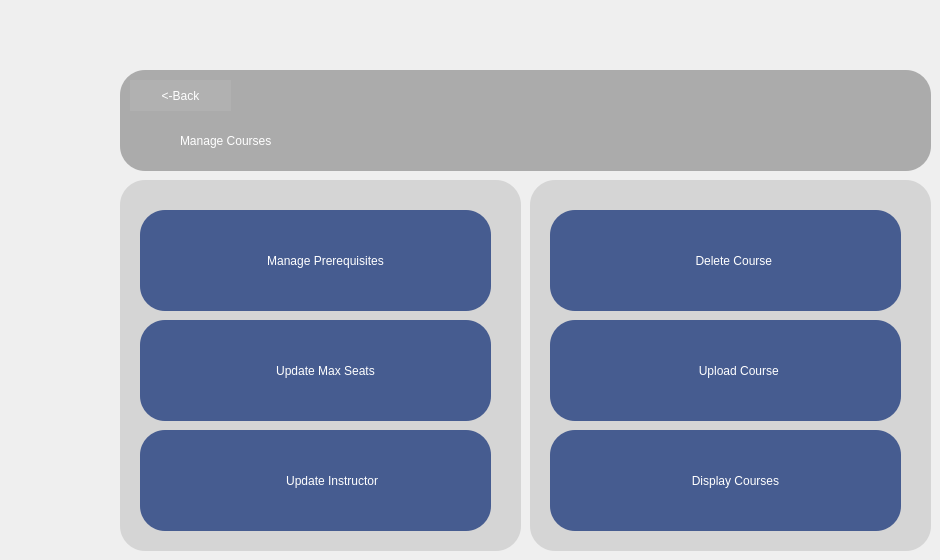
				<widget class="QWidget" name="page_15">
					<widget class="QFrame" name="frame_18">
						<property name="geometry">
							<rect>
								<x>120</x>
								<y>70</y>
								<width>811</width>
								<height>101</height>
							</rect>
						</property>
						<property name="styleSheet">
							<string notr="true">
								background-color: rgb(171, 171, 171);

								border-radius: 25px;
							</string>
						</property>
						<property name="frameShape">
							<enum>QFrame::Shape::StyledPanel</enum>
						</property>
						<property name="frameShadow">
							<enum>QFrame::Shadow::Raised</enum>
						</property>
						<widget class="QLabel" name="label_33">
							<property name="geometry">
								<rect>
									<x>730</x>
									<y>10</y>
									<width>61</width>
									<height>61</height>
								</rect>
							</property>
							<property name="styleSheet">
								<string notr="true">
									font: 700 36pt &quot;Segoe UI&quot;;
									color: rgb(70, 92, 144);
								</string>
							</property>
							<property name="text">
								<string/>
							</property>
							<property name="pixmap">
								<pixmap resource="project01.qrc">:/newPrefix/Screenshot_2025-05-15_005716-removebg-preview.png</pixmap>
							</property>
							<property name="scaledContents">
								<bool>true</bool>
							</property>
						</widget>
						<widget class="QLabel" name="label_34">
							<property name="geometry">
								<rect>
									<x>60</x>
									<y>40</y>
									<width>351</width>
									<height>61</height>
								</rect>
							</property>
							<property name="styleSheet">
								<string notr="true">
									color: rgb(255, 255, 255);
									font: 700 26pt &quot;Segoe UI&quot;;

								</string>
							</property>
							<property name="text">
								<string>Manage Courses</string>
							</property>
						</widget>
						<widget class="QPushButton" name="AdminPortalbackB_12">
							<property name="geometry">
								<rect>
									<x>10</x>
									<y>10</y>
									<width>101</width>
									<height>31</height>
								</rect>
							</property>
							<property name="styleSheet">
								<string notr="true">
									background-color: rgb(177, 177, 177);
									color: rgb(255, 255, 255);
									font: 12pt &quot;Segoe UI&quot;;
								</string>
							</property>
							<property name="text">
								<string>&lt;-Back</string>
							</property>
						</widget>
					</widget>
					<widget class="QFrame" name="frame_19">
						<property name="geometry">
							<rect>
								<x>120</x>
								<y>180</y>
								<width>401</width>
								<height>371</height>
							</rect>
						</property>
						<property name="styleSheet">
							<string notr="true">
								background-color: rgb(213, 213, 213);
								border-radius: 25px;
							</string>
						</property>
						<property name="frameShape">
							<enum>QFrame::Shape::StyledPanel</enum>
						</property>
						<property name="frameShadow">
							<enum>QFrame::Shadow::Raised</enum>
						</property>
						<widget class="QPushButton" name="pushButton_2">
							<property name="geometry">
								<rect>
									<x>20</x>
									<y>30</y>
									<width>351</width>
									<height>101</height>
								</rect>
							</property>
							<property name="styleSheet">
								<string notr="true">
									background-color: #465c90;
									color: white;
									border: 2px ;
									border-radius: 25px;
									padding: 8px 16px;
									font: 700 18pt &quot;Segoe UI&quot;;
								</string>
							</property>
							<property name="text">
								<string>      Manage Prerequisites</string>
							</property>
						</widget>
						<widget class="QPushButton" name="pushButton_9">
							<property name="geometry">
								<rect>
									<x>20</x>
									<y>140</y>
									<width>351</width>
									<height>101</height>
								</rect>
							</property>
							<property name="styleSheet">
								<string notr="true">
									background-color: #465c90;
									color: white;
									border: 2px ;
									border-radius: 25px;
									padding: 8px 16px;
									font: 700 20pt &quot;Segoe UI&quot;;
								</string>
							</property>
							<property name="text">
								<string>      Update Max Seats</string>
							</property>
						</widget>
						<widget class="QPushButton" name="pushButton_11">
							<property name="geometry">
								<rect>
									<x>20</x>
									<y>250</y>
									<width>351</width>
									<height>101</height>
								</rect>
							</property>
							<property name="styleSheet">
								<string notr="true">
									background-color: #465c90;
									color: white;
									border: 2px ;
									border-radius: 25px;
									padding: 8px 16px;
									font: 700 20pt &quot;Segoe UI&quot;;
								</string>
							</property>
							<property name="text">
								<string>          Update Instructor</string>
							</property>
						</widget>
						<widget class="QLabel" name="label_39">
							<property name="geometry">
								<rect>
									<x>50</x>
									<y>270</y>
									<width>61</width>
									<height>51</height>
								</rect>
							</property>
							<property name="styleSheet">
								<string notr="true">background-color: rgb(70, 92, 144);</string>
							</property>
							<property name="text">
								<string/>
							</property>
							<property name="pixmap">
								<pixmap resource="project01.qrc">:/project01/instructor.png</pixmap>
							</property>
							<property name="scaledContents">
								<bool>true</bool>
							</property>
						</widget>
						<widget class="QLabel" name="label_46">
							<property name="geometry">
								<rect>
									<x>40</x>
									<y>60</y>
									<width>51</width>
									<height>51</height>
								</rect>
							</property>
							<property name="styleSheet">
								<string notr="true">background-color: rgb(70, 92, 144);</string>
							</property>
							<property name="text">
								<string/>
							</property>
							<property name="pixmap">
								<pixmap resource="project01.qrc">:/project01/evaluation.png</pixmap>
							</property>
							<property name="scaledContents">
								<bool>true</bool>
							</property>
						</widget>
						<widget class="QLabel" name="label_47">
							<property name="geometry">
								<rect>
									<x>40</x>
									<y>160</y>
									<width>51</width>
									<height>51</height>
								</rect>
							</property>
							<property name="styleSheet">
								<string notr="true">background-color: rgb(70, 92, 144);</string>
							</property>
							<property name="text">
								<string/>
							</property>
							<property name="pixmap">
								<pixmap resource="project01.qrc">:/project01/graduation.png</pixmap>
							</property>
							<property name="scaledContents">
								<bool>true</bool>
							</property>
						</widget>
					</widget>
					<widget class="QFrame" name="frame_20">
						<property name="geometry">
							<rect>
								<x>530</x>
								<y>180</y>
								<width>401</width>
								<height>371</height>
							</rect>
						</property>
						<property name="styleSheet">
							<string notr="true">
								background-color: rgb(213, 213, 213);
								border-radius: 25px;
							</string>
						</property>
						<property name="frameShape">
							<enum>QFrame::Shape::StyledPanel</enum>
						</property>
						<property name="frameShadow">
							<enum>QFrame::Shadow::Raised</enum>
						</property>
						<widget class="QPushButton" name="pushButton_12">
							<property name="geometry">
								<rect>
									<x>20</x>
									<y>30</y>
									<width>351</width>
									<height>101</height>
								</rect>
							</property>
							<property name="styleSheet">
								<string notr="true">
									background-color: #465c90;
									color: white;
									border: 2px ;
									border-radius: 25px;
									padding: 8px 16px;
									font: 700 20pt &quot;Segoe UI&quot;;
								</string>
							</property>
							<property name="text">
								<string>     Delete Course</string>
							</property>
						</widget>
						<widget class="QPushButton" name="pushButton_13">
							<property name="geometry">
								<rect>
									<x>20</x>
									<y>140</y>
									<width>351</width>
									<height>101</height>
								</rect>
							</property>
							<property name="styleSheet">
								<string notr="true">
									background-color: #465c90;
									color: white;
									border: 2px ;
									border-radius: 25px;
									padding: 8px 16px;
									font: 700 20pt &quot;Segoe UI&quot;;
								</string>
							</property>
							<property name="text">
								<string>        Upload Course</string>
							</property>
						</widget>
						<widget class="QPushButton" name="pushButton_14">
							<property name="geometry">
								<rect>
									<x>20</x>
									<y>250</y>
									<width>351</width>
									<height>101</height>
								</rect>
							</property>
							<property name="styleSheet">
								<string notr="true">
									background-color: #465c90;
									color: white;
									border: 2px ;
									border-radius: 25px;
									padding: 8px 16px;
									font: 700 20pt &quot;Segoe UI&quot;;
								</string>
							</property>
							<property name="text">
								<string>      Display Courses</string>
							</property>
						</widget>
						<widget class="QLabel" name="label_40">
							<property name="geometry">
								<rect>
									<x>60</x>
									<y>160</y>
									<width>61</width>
									<height>51</height>
								</rect>
							</property>
							<property name="styleSheet">
								<string notr="true">background-color: rgb(70, 92, 144);</string>
							</property>
							<property name="text">
								<string/>
							</property>
							<property name="pixmap">
								<pixmap resource="project01.qrc">:/project01/school.png</pixmap>
							</property>
							<property name="scaledContents">
								<bool>true</bool>
							</property>
						</widget>
						<widget class="QLabel" name="label_44">
							<property name="geometry">
								<rect>
									<x>60</x>
									<y>60</y>
									<width>51</width>
									<height>51</height>
								</rect>
							</property>
							<property name="styleSheet">
								<string notr="true">background-color: rgb(70, 92, 144);</string>
							</property>
							<property name="text">
								<string/>
							</property>
							<property name="pixmap">
								<pixmap resource="project01.qrc">:/project01/remove.png</pixmap>
							</property>
							<property name="scaledContents">
								<bool>true</bool>
							</property>
						</widget>
						<widget class="QLabel" name="label_45">
							<property name="geometry">
								<rect>
									<x>60</x>
									<y>280</y>
									<width>51</width>
									<height>41</height>
								</rect>
							</property>
							<property name="styleSheet">
								<string notr="true">background-color: rgb(70, 92, 144);</string>
							</property>
							<property name="text">
								<string/>
							</property>
							<property name="pixmap">
								<pixmap resource="project01.qrc">:/project01/education.png</pixmap>
							</property>
							<property name="scaledContents">
								<bool>true</bool>
							</property>
						</widget>
					</widget>
					<zorder>frame_19</zorder>
					<zorder>frame_18</zorder>
					<zorder>frame_20</zorder>
				</widget>
